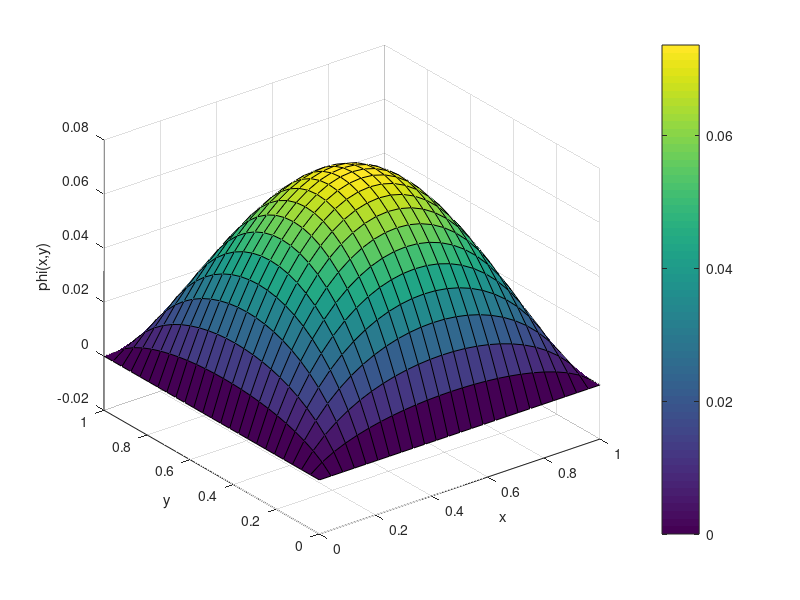
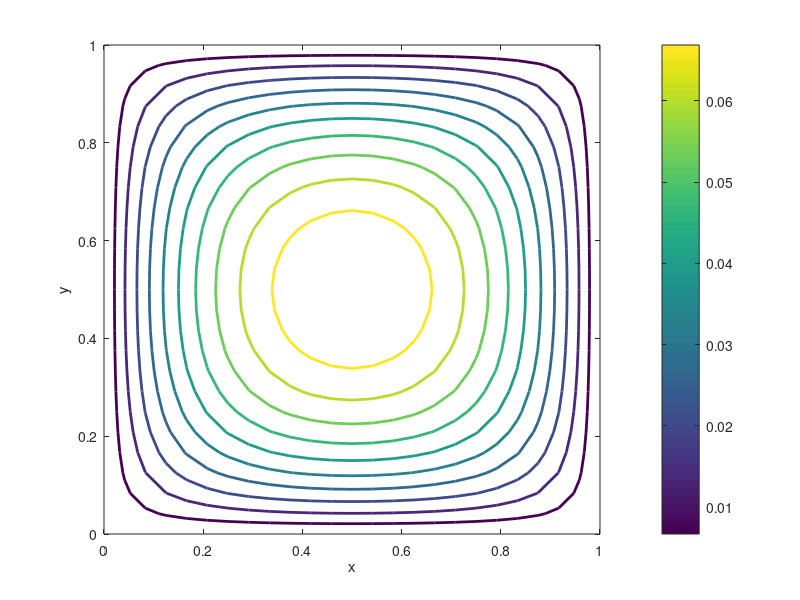
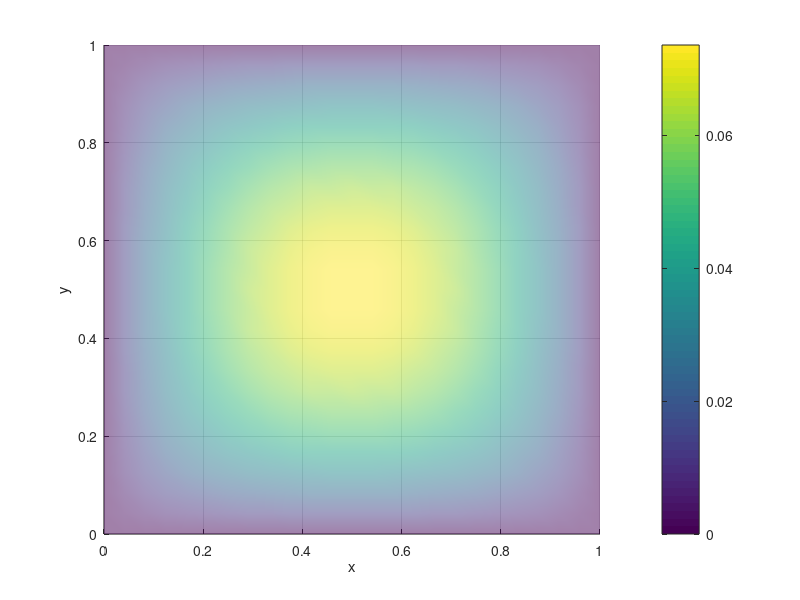

These figures' MATLAB source, in order:
clear variables
close all
clc

% 2D-FDM solver for a Poisson-type PDE
% div(grad(phi)) = t

t = -1; % source term for PDE

nx = 25; % points along x
ny = 25; % points along y

Lx = 1; % domain lenght along x
Ly = 1; % domain length along y

x0 = 0;
x = linspace(x0,Lx,nx); % nx values from x0 to Lx, linearly spaced 

y0 = 0;
y = linspace(y0,Ly,ny); % ny values from y0 to Ly, linearly spaced

% plot of mesh
% figure
% hold on
% for i = 1:nx
%     for j = 1:ny
%         plot(x(i),y(j),'kx','LineWidth',2)
%         fprintf("x(%i) = %g, y(%i) = %g \n",i,x(i),j,y(j)) % print coordinates
%     end
% end
% hold off

% more professional handling of the grid
figure
[X,Y] = meshgrid(x,y);
% function (zeros in this case) for a grid defined by X and Y
surf(X,Y,zeros(size(X))) % create surface plot
view(2) % 2d version of surf (x,y) plane

% [X(:) Y(:)] gives you the x and y coordinate of every node

K = zeros(nx*ny,nx*ny); 
rhs = zeros(nx*ny,1);

% goal: compute kx, ky, kc
dx = Lx/(nx-1);
dy = Ly/(ny-1);

kx = 1/dx^2;
ky = 1/dy^2;
kc = -2*(kx + ky);

for j = 1:ny
    for i = 1:nx

        k = (j-1)*nx + i; % linear index
        % disp(k)

        if (i==1 || i == nx || j==1 || j==ny) % we are on the border (dirichlet node)
            K(k,k) = 1; % set element on main diagonal equal to 1
            rhs(k) = 0;
        else % we are within the domain (internal nodes)
            K(k,k) = kc;
            K(k,k+1) = kx;
            K(k,k-1) = kx;
            K(k,k+nx) = ky;
            K(k,k-nx) = ky;

            rhs(k) = t;
        end
    end
end

phi = K\rhs; % linear solved up to machine precision

% surface plot
surf(x,y,reshape(phi,[nx ny]).'); % .' is transpose operator
% shading interp
xlabel('x')
ylabel('y')
zlabel('phi(x,y)')
colorbar

% contour plot
figure
contour(x,y,reshape(phi,[nx ny]).','LineWidth',2)
xlabel('x')
ylabel('y')
colorbar

% surf superimposed to contour with hold on/off
figure
surf(x,y,reshape(phi,[nx ny]).','FaceAlpha',0.5)
shading interp
xlabel('x')
ylabel('y')
zlabel('phi(x,y)')
colorbar
view(2)
hold on
contour(x,y,1*reshape(phi,[nx ny]).','k')
hold off
